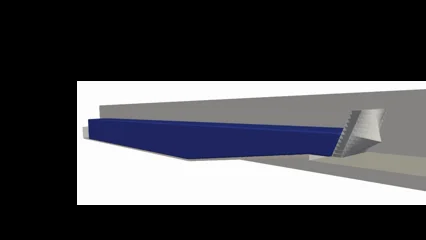
#> input picture assets/img/3D_hypar-800.webp, 426 x 240 px, given in place of img.webp, which was not available
$ python webp_to_gif.py ../../assets/img
#> lines starting #> are read from the running program, lines starting #| are printed output that depends on the picture; after the words box and inside, x2 and y2 are one past the last pixel; in counts of white or black regions, pixels touching at a corner belong together
"""Convert the animated graphical abstracts (.webp) into .gif copies.

Usage (from the site root, needs Pillow and NumPy):

    python bin/graphical_abstracts/webp_to_gif.py                      # all *.webp in the folder
    python bin/graphical_abstracts/webp_to_gif.py wu2024jaxsso          # selected ids
    python bin/graphical_abstracts/webp_to_gif.py --width 800 wu2023framework   # force a downscale
    python bin/graphical_abstracts/webp_to_gif.py --step 2 wu2023framework      # keep every 2nd frame

All frames share one adaptive palette (160 median-cut + 94 max-coverage colours from the non-white
pixels of every frame, plus exact white and black) and are Floyd-Steinberg dithered against it; a
shared palette keeps the inter-frame deltas small, so the GIF stays far smaller than with a
per-frame palette. Per-frame durations and loop=0 are kept.
If the full-size (1200 px) GIF is larger than --max-mb (default 3.5), it is redone at --fallback-width
(default 800 px). With --step N the dropped frames' durations are added to the kept frame, so the
total running time is unchanged.
"""

import argparse
from pathlib import Path

import numpy as np
from PIL import Image

WHITE, BLACK = 254, 255  # palette indices pinned in shared_palette()

DIR = Path(__file__).resolve().parents[2] / "assets/img/graphical_abstracts"


def read_frames(path, step=1):
    im = Image.open(path)
    frames, durations = [], []
    for i in range(im.n_frames):
        im.seek(i)
        im.load()
        dur = im.info.get("duration", 100)
        if i % step == 0:
            frames.append(im.convert("RGB"))
            durations.append(dur)
        else:
            durations[-1] += dur
    return frames, durations


def shared_palette(frames, every=7):
    # Pool every 7th pixel of every frame, leaving out pure white: the white page background would
    # otherwise dominate and starve rare colours (titles, labels, curves) of palette entries.
    px = np.concatenate([np.asarray(f).reshape(-1, 3)[i % every :: every] for i, f in enumerate(frames)])
    px = px[~(px == 255).all(1)]
    strip = Image.fromarray(np.ascontiguousarray(px).reshape(1, -1, 3))
    # 160 median-cut colours cover the bulk; 94 max-coverage colours catch the outliers.
    bulk = strip.quantize(colors=160, method=Image.Quantize.MEDIANCUT).getpalette()[: 160 * 3]
    rare = strip.quantize(colors=94, method=Image.Quantize.MAXCOVERAGE).getpalette()[: 94 * 3]
    colours = bulk + [0] * (160 * 3 - len(bulk)) + rare + [0] * (94 * 3 - len(rare))
    # Pin exact white and black (indices WHITE, BLACK) so backgrounds and text stay clean.
    pal = Image.new("P", (1, 1))
    pal.putpalette(colours + [255, 255, 255, 0, 0, 0])
    return pal


def quantize(frame, pal):
    q = frame.quantize(palette=pal, dither=Image.Dither.FLOYDSTEINBERG)
    # Pillow's palette lookup goes through a reduced-precision colour cache, so pure white can land on
    # a near-white entry; force exact white/black source pixels onto the pinned entries.
    src, idx = np.asarray(frame), np.array(q)
    idx[(src == 255).all(-1)] = WHITE
    idx[(src == 0).all(-1)] = BLACK
    out = Image.fromarray(idx, "P")
    out.putpalette(pal.getpalette())
    return out


def write_gif(frames, durations, out, width=None):
    if width and frames[0].width > width:
        h = round(frames[0].height * width / frames[0].width)
        frames = [f.resize((width, h), Image.LANCZOS) for f in frames]
    pal = shared_palette(frames)
    q = [quantize(f, pal) for f in frames]
    q[0].save(out, save_all=True, append_images=q[1:], duration=durations, loop=0)


def convert(path, width=None, step=1, max_mb=3.5, fallback_width=800):
    frames, durations = read_frames(path, step)
    out = path.with_suffix(".gif")
    write_gif(frames, durations, out, width)
    if not width and out.stat().st_size > max_mb * 1e6:
        write_gif(frames, durations, out, fallback_width)
    return out


def describe(path):
    im = Image.open(path)
    durs = []
    for i in range(im.n_frames):
        im.seek(i)
        im.load()
        durs.append(im.info.get("duration", 0))
    return im.size, im.n_frames, sum(durs)


def main():
    ap = argparse.ArgumentParser(description=__doc__, formatter_class=argparse.RawDescriptionHelpFormatter)
    ap.add_argument("ids", nargs="*", help="paper ids (default: every .webp in the folder)")
    ap.add_argument("--width", type=int, help="downscale to this width (keeps aspect ratio)")
    ap.add_argument("--step", type=int, default=1, help="keep every Nth frame")
    ap.add_argument("--max-mb", type=float, default=3.5, help="size above which to downscale (MB)")
    ap.add_argument("--fallback-width", type=int, default=800, help="width used when over --max-mb")
    args = ap.parse_args()
    paths = [DIR / f"{i}.webp" for i in args.ids] or sorted(DIR.glob("*.webp"))
    for p in paths:
        out = convert(p, args.width, args.step, args.max_mb, args.fallback_width)
#> in read_frames, im is the input picture: PIL image 426x240 RGBA; mean R, G, B, A 72.8, 73.1, 77.1, 255
#> in read_frames, `dur = im.info.get("duration", 100)`: dur = 70
#> in convert, `frames, durations = read_frames(path, step)`: frames = 106 items; durations = 106 values, max 70 at index 0, min 60 at index 1, mean 66.7
#> in shared_palette, `bulk = strip.quantize(colors=160, method=Image.Quantize.MEDIANCUT).get..`: bulk = 480 values, max 255 at index 0, min 0 at index 475, mean 129.6
#> in shared_palette, `rare = strip.quantize(colors=94, method=Image.Quantize.MAXCOVERAGE).ge..`: rare = 282 values, max 255 at index 0, min 0 at index 3, mean 117.4
#> in shared_palette, `colours = bulk + [0] * (160 * 3 - len(bulk)) + rare + [0] * (94 * 3 - ..`: colours = 762 values, max 255 at index 0, min 0 at index 475, mean 125.1
#> in quantize, `idx[(src == 255).all(-1)] = WHITE`: idx: shape (240, 426); min 14, max 254, mean 118.3
#> in quantize, `out = Image.fromarray(idx, "P")`: out: PIL image 426x240 P; every value is 0
#> in quantize (call 2), `idx[(src == 255).all(-1)] = WHITE`: idx: shape (240, 426); min 14, max 254, mean 118.4
#> in quantize (call 3), `idx[(src == 255).all(-1)] = WHITE`: idx: shape (240, 426); min 14, max 254, mean 118.5
#> in quantize (call 4), `idx[(src == 255).all(-1)] = WHITE`: idx: shape (240, 426); min 14, max 254, mean 118.3
#> in quantize (call 5), `idx[(src == 255).all(-1)] = WHITE`:
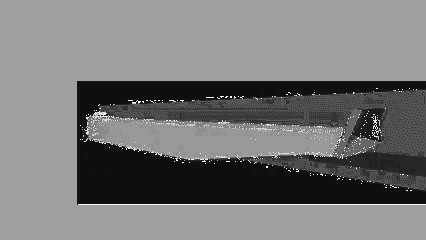
#> idx: shape (240, 426); min 14, max 254, mean 118.4
#> in quantize (call 6), `idx[(src == 255).all(-1)] = WHITE`:
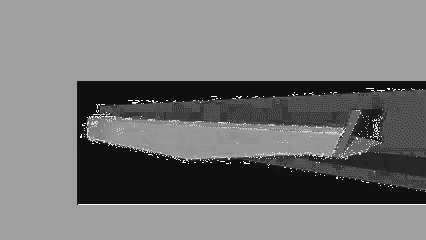
#> idx: shape (240, 426); min 14, max 254, mean 118.2
#> in quantize (call 6), `idx[(src == 0).all(-1)] = BLACK`:
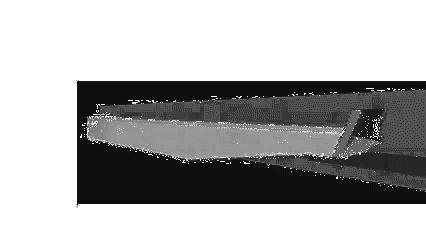
#> idx: shape (240, 426); min 14, max 255, mean 173.6
#> in quantize (call 7), `src, idx = np.asarray(frame), np.array(q)`:
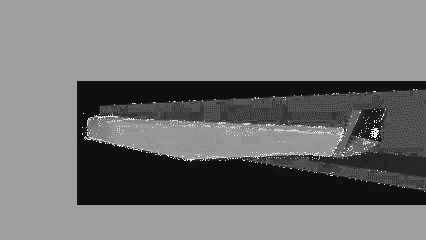
#> idx: shape (240, 426); min 14, max 251, mean 117.1
#> in quantize (call 7), `idx[(src == 255).all(-1)] = WHITE`:
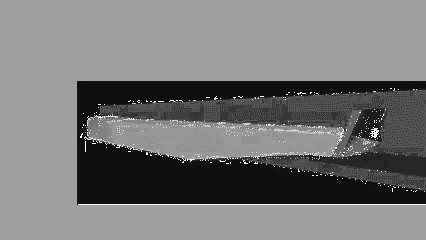
#> idx: shape (240, 426); 0.53% of pixels changed, all inside (x1, y1, x2, y2) = (78, 88, 426, 205)
#> in quantize (call 7), `idx[(src == 0).all(-1)] = BLACK`:
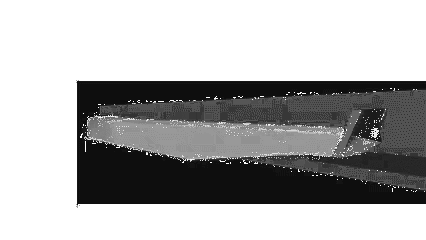
#> idx: shape (240, 426); min 14, max 255, mean 173.7
#> in quantize (call 8), `idx[(src == 255).all(-1)] = WHITE`:
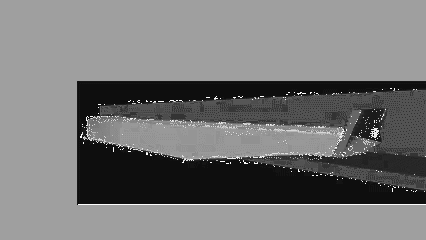
#> idx: shape (240, 426); min 14, max 254, mean 118.5
#> in write_gif, `q = [quantize(f, pal) for f in frames]`: q = 106 items
        (w, h), n, total = describe(out)
        _, wn, wtotal = describe(p)
        print(f"{out.name}: {w}x{h}, {n} frames ({wn} in webp), {total} ms ({wtotal} in webp), {out.stat().st_size / 1e6:.2f} MB")


if __name__ == "__main__":
#> (the run stopped early here; a loop or call above may not have finished)
